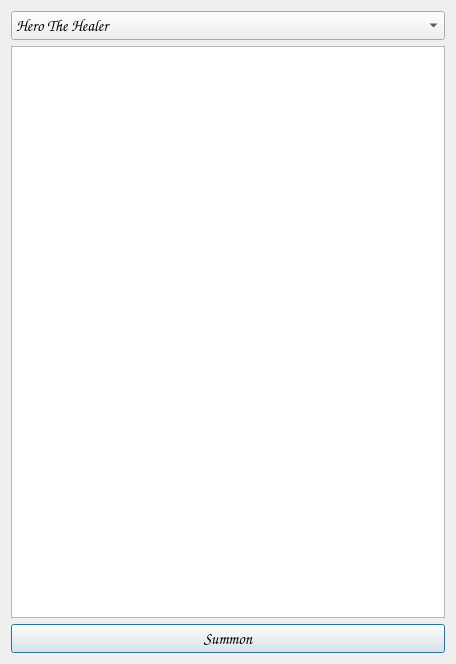
<?xml version="1.0" encoding="UTF-8"?>
<ui version="4.0">
 <class>DialogAddUnit</class>
 <widget class="QDialog" name="DialogAddUnit">
  <property name="geometry">
   <rect>
    <x>0</x>
    <y>0</y>
    <width>456</width>
    <height>664</height>
   </rect>
  </property>
  <property name="font">
   <font>
    <family>URW Chancery L</family>
    <pointsize>12</pointsize>
    <italic>true</italic>
   </font>
  </property>
  <property name="windowTitle">
   <string>Summon unit</string>
  </property>
  <layout class="QGridLayout" name="gridLayout">
   <item row="0" column="0">
    <widget class="QComboBox" name="comboBox_Unit">
     <property name="maxVisibleItems">
      <number>30</number>
     </property>
     <item>
      <property name="text">
       <string>Hero The Healer</string>
      </property>
      <property name="icon">
       <iconset resource="../Resources/InteractiveGameTweaker.qrc">
        <normaloff>:/units/Healer.gif</normaloff>:/units/Healer.gif</iconset>
      </property>
     </item>
     <item>
      <property name="text">
       <string>Hero Shuri</string>
      </property>
      <property name="icon">
       <iconset resource="../Resources/InteractiveGameTweaker.qrc">
        <normaloff>:/units/Huntress.gif</normaloff>:/units/Huntress.gif</iconset>
      </property>
     </item>
     <item>
      <property name="text">
       <string>HM Paladins</string>
      </property>
     </item>
    </widget>
   </item>
   <item row="1" column="0">
    <widget class="QGraphicsView" name="graphicsView_Unit">
     <property name="styleSheet">
      <string notr="true">background-image: url(:/images/large_unit_background.gif);</string>
     </property>
     <property name="alignment">
      <set>Qt::AlignLeading|Qt::AlignLeft|Qt::AlignTop</set>
     </property>
    </widget>
   </item>
   <item row="2" column="0">
    <widget class="QPushButton" name="pushButton_Summon">
     <property name="text">
      <string>Summon</string>
     </property>
     <property name="icon">
      <iconset resource="../Resources/InteractiveGameTweaker.qrc">
       <normaloff>:/wizards/Freya.gif</normaloff>:/wizards/Freya.gif</iconset>
     </property>
    </widget>
   </item>
  </layout>
 </widget>
 <resources>
  <include location="../Resources/InteractiveGameTweaker.qrc"/>
 </resources>
 <connections/>
</ui>
